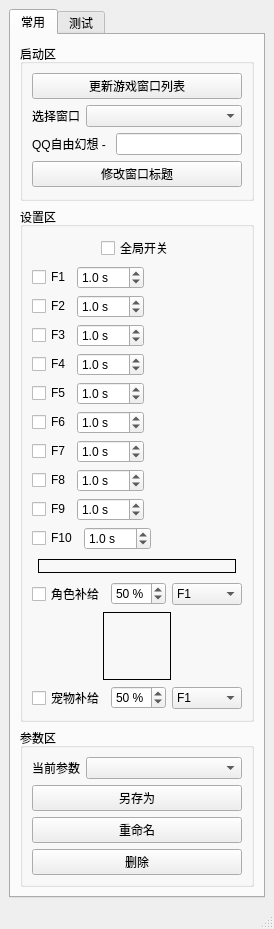
<?xml version="1.0" encoding="UTF-8"?>
<ui version="4.0">
 <class>MainWindow</class>
 <widget class="QMainWindow" name="MainWindow">
  <property name="geometry">
   <rect>
    <x>0</x>
    <y>0</y>
    <width>274</width>
    <height>871</height>
   </rect>
  </property>
  <property name="windowTitle">
   <string/>
  </property>
  <widget class="QWidget" name="centralwidget">
   <layout class="QHBoxLayout" name="horizontalLayout_18">
    <item>
     <widget class="QTabWidget" name="tabWidget">
      <property name="currentIndex">
       <number>0</number>
      </property>
      <widget class="QWidget" name="tab">
       <attribute name="title">
        <string>常用</string>
       </attribute>
       <layout class="QVBoxLayout" name="verticalLayout_5">
        <item>
         <widget class="QGroupBox" name="groupBox_3">
          <property name="title">
           <string>启动区</string>
          </property>
          <layout class="QVBoxLayout" name="verticalLayout_3">
           <item>
            <widget class="QPushButton" name="pushButton_UpdateGameWindows">
             <property name="text">
              <string>更新游戏窗口列表</string>
             </property>
            </widget>
           </item>
           <item>
            <layout class="QHBoxLayout" name="horizontalLayout_11" stretch="0,1">
             <item>
              <widget class="QLabel" name="label_12">
               <property name="text">
                <string>选择窗口</string>
               </property>
              </widget>
             </item>
             <item>
              <widget class="QComboBox" name="comboBox_GameWindows">
               <property name="sizeAdjustPolicy">
                <enum>QComboBox::AdjustToMinimumContentsLength</enum>
               </property>
               <property name="iconSize">
                <size>
                 <width>90</width>
                 <height>14</height>
                </size>
               </property>
              </widget>
             </item>
            </layout>
           </item>
           <item>
            <layout class="QHBoxLayout" name="horizontalLayout_20" stretch="0,1">
             <item>
              <widget class="QLabel" name="label_WindowTitlePrefix">
               <property name="text">
                <string>QQ自由幻想 - </string>
               </property>
              </widget>
             </item>
             <item>
              <widget class="QLineEdit" name="lineEdit_WindowTitle"/>
             </item>
            </layout>
           </item>
           <item>
            <widget class="QPushButton" name="pushButton_ChangeWindowTitle">
             <property name="text">
              <string>修改窗口标题</string>
             </property>
            </widget>
           </item>
          </layout>
         </widget>
        </item>
        <item>
         <widget class="QGroupBox" name="groupBox_2">
          <property name="title">
           <string>设置区</string>
          </property>
          <layout class="QVBoxLayout" name="verticalLayout_2">
           <item>
            <layout class="QHBoxLayout" name="horizontalLayout_16">
             <item>
              <spacer name="horizontalSpacer_16">
               <property name="orientation">
                <enum>Qt::Horizontal</enum>
               </property>
               <property name="sizeHint" stdset="0">
                <size>
                 <width>40</width>
                 <height>20</height>
                </size>
               </property>
              </spacer>
             </item>
             <item>
              <widget class="QCheckBox" name="checkBox_Switch">
               <property name="text">
                <string>全局开关</string>
               </property>
               <property name="checked">
                <bool>false</bool>
               </property>
               <property name="tristate">
                <bool>false</bool>
               </property>
              </widget>
             </item>
             <item>
              <spacer name="horizontalSpacer_12">
               <property name="orientation">
                <enum>Qt::Horizontal</enum>
               </property>
               <property name="sizeHint" stdset="0">
                <size>
                 <width>40</width>
                 <height>20</height>
                </size>
               </property>
              </spacer>
             </item>
            </layout>
           </item>
           <item>
            <layout class="QHBoxLayout" name="horizontalLayout">
             <item>
              <widget class="QCheckBox" name="checkBox_F1">
               <property name="text">
                <string>F1</string>
               </property>
              </widget>
             </item>
             <item>
              <widget class="QDoubleSpinBox" name="doubleSpinBox_F1">
               <property name="suffix">
                <string> s</string>
               </property>
               <property name="decimals">
                <number>1</number>
               </property>
               <property name="minimum">
                <double>0.100000000000000</double>
               </property>
               <property name="maximum">
                <double>365.000000000000000</double>
               </property>
               <property name="singleStep">
                <double>0.100000000000000</double>
               </property>
               <property name="value">
                <double>1.000000000000000</double>
               </property>
              </widget>
             </item>
             <item>
              <spacer name="horizontalSpacer">
               <property name="orientation">
                <enum>Qt::Horizontal</enum>
               </property>
               <property name="sizeHint" stdset="0">
                <size>
                 <width>40</width>
                 <height>20</height>
                </size>
               </property>
              </spacer>
             </item>
            </layout>
           </item>
           <item>
            <layout class="QHBoxLayout" name="horizontalLayout_2">
             <item>
              <widget class="QCheckBox" name="checkBox_F2">
               <property name="text">
                <string>F2</string>
               </property>
              </widget>
             </item>
             <item>
              <widget class="QDoubleSpinBox" name="doubleSpinBox_F2">
               <property name="suffix">
                <string> s</string>
               </property>
               <property name="decimals">
                <number>1</number>
               </property>
               <property name="minimum">
                <double>0.100000000000000</double>
               </property>
               <property name="maximum">
                <double>365.000000000000000</double>
               </property>
               <property name="singleStep">
                <double>0.100000000000000</double>
               </property>
               <property name="value">
                <double>1.000000000000000</double>
               </property>
              </widget>
             </item>
             <item>
              <spacer name="horizontalSpacer_2">
               <property name="orientation">
                <enum>Qt::Horizontal</enum>
               </property>
               <property name="sizeHint" stdset="0">
                <size>
                 <width>40</width>
                 <height>20</height>
                </size>
               </property>
              </spacer>
             </item>
            </layout>
           </item>
           <item>
            <layout class="QHBoxLayout" name="horizontalLayout_3">
             <item>
              <widget class="QCheckBox" name="checkBox_F3">
               <property name="text">
                <string>F3</string>
               </property>
              </widget>
             </item>
             <item>
              <widget class="QDoubleSpinBox" name="doubleSpinBox_F3">
               <property name="suffix">
                <string> s</string>
               </property>
               <property name="decimals">
                <number>1</number>
               </property>
               <property name="minimum">
                <double>0.100000000000000</double>
               </property>
               <property name="maximum">
                <double>365.000000000000000</double>
               </property>
               <property name="singleStep">
                <double>0.100000000000000</double>
               </property>
               <property name="value">
                <double>1.000000000000000</double>
               </property>
              </widget>
             </item>
             <item>
              <spacer name="horizontalSpacer_3">
               <property name="orientation">
                <enum>Qt::Horizontal</enum>
               </property>
               <property name="sizeHint" stdset="0">
                <size>
                 <width>40</width>
                 <height>20</height>
                </size>
               </property>
              </spacer>
             </item>
            </layout>
           </item>
           <item>
            <layout class="QHBoxLayout" name="horizontalLayout_4">
             <item>
              <widget class="QCheckBox" name="checkBox_F4">
               <property name="text">
                <string>F4</string>
               </property>
              </widget>
             </item>
             <item>
              <widget class="QDoubleSpinBox" name="doubleSpinBox_F4">
               <property name="suffix">
                <string> s</string>
               </property>
               <property name="decimals">
                <number>1</number>
               </property>
               <property name="minimum">
                <double>0.100000000000000</double>
               </property>
               <property name="maximum">
                <double>365.000000000000000</double>
               </property>
               <property name="singleStep">
                <double>0.100000000000000</double>
               </property>
               <property name="value">
                <double>1.000000000000000</double>
               </property>
              </widget>
             </item>
             <item>
              <spacer name="horizontalSpacer_4">
               <property name="orientation">
                <enum>Qt::Horizontal</enum>
               </property>
               <property name="sizeHint" stdset="0">
                <size>
                 <width>40</width>
                 <height>20</height>
                </size>
               </property>
              </spacer>
             </item>
            </layout>
           </item>
           <item>
            <layout class="QHBoxLayout" name="horizontalLayout_5">
             <item>
              <widget class="QCheckBox" name="checkBox_F5">
               <property name="text">
                <string>F5</string>
               </property>
              </widget>
             </item>
             <item>
              <widget class="QDoubleSpinBox" name="doubleSpinBox_F5">
               <property name="suffix">
                <string> s</string>
               </property>
               <property name="decimals">
                <number>1</number>
               </property>
               <property name="minimum">
                <double>0.100000000000000</double>
               </property>
               <property name="maximum">
                <double>365.000000000000000</double>
               </property>
               <property name="singleStep">
                <double>0.100000000000000</double>
               </property>
               <property name="value">
                <double>1.000000000000000</double>
               </property>
              </widget>
             </item>
             <item>
              <spacer name="horizontalSpacer_5">
               <property name="orientation">
                <enum>Qt::Horizontal</enum>
               </property>
               <property name="sizeHint" stdset="0">
                <size>
                 <width>40</width>
                 <height>20</height>
                </size>
               </property>
              </spacer>
             </item>
            </layout>
           </item>
           <item>
            <layout class="QHBoxLayout" name="horizontalLayout_6">
             <item>
              <widget class="QCheckBox" name="checkBox_F6">
               <property name="text">
                <string>F6</string>
               </property>
              </widget>
             </item>
             <item>
              <widget class="QDoubleSpinBox" name="doubleSpinBox_F6">
               <property name="suffix">
                <string> s</string>
               </property>
               <property name="decimals">
                <number>1</number>
               </property>
               <property name="minimum">
                <double>0.100000000000000</double>
               </property>
               <property name="maximum">
                <double>365.000000000000000</double>
               </property>
               <property name="singleStep">
                <double>0.100000000000000</double>
               </property>
               <property name="value">
                <double>1.000000000000000</double>
               </property>
              </widget>
             </item>
             <item>
              <spacer name="horizontalSpacer_6">
               <property name="orientation">
                <enum>Qt::Horizontal</enum>
               </property>
               <property name="sizeHint" stdset="0">
                <size>
                 <width>40</width>
                 <height>20</height>
                </size>
               </property>
              </spacer>
             </item>
            </layout>
           </item>
           <item>
            <layout class="QHBoxLayout" name="horizontalLayout_7">
             <item>
              <widget class="QCheckBox" name="checkBox_F7">
               <property name="text">
                <string>F7</string>
               </property>
              </widget>
             </item>
             <item>
              <widget class="QDoubleSpinBox" name="doubleSpinBox_F7">
               <property name="suffix">
                <string> s</string>
               </property>
               <property name="decimals">
                <number>1</number>
               </property>
               <property name="minimum">
                <double>0.100000000000000</double>
               </property>
               <property name="maximum">
                <double>365.000000000000000</double>
               </property>
               <property name="singleStep">
                <double>0.100000000000000</double>
               </property>
               <property name="value">
                <double>1.000000000000000</double>
               </property>
              </widget>
             </item>
             <item>
              <spacer name="horizontalSpacer_7">
               <property name="orientation">
                <enum>Qt::Horizontal</enum>
               </property>
               <property name="sizeHint" stdset="0">
                <size>
                 <width>40</width>
                 <height>20</height>
                </size>
               </property>
              </spacer>
             </item>
            </layout>
           </item>
           <item>
            <layout class="QHBoxLayout" name="horizontalLayout_8">
             <item>
              <widget class="QCheckBox" name="checkBox_F8">
               <property name="text">
                <string>F8</string>
               </property>
              </widget>
             </item>
             <item>
              <widget class="QDoubleSpinBox" name="doubleSpinBox_F8">
               <property name="suffix">
                <string> s</string>
               </property>
               <property name="decimals">
                <number>1</number>
               </property>
               <property name="minimum">
                <double>0.100000000000000</double>
               </property>
               <property name="maximum">
                <double>365.000000000000000</double>
               </property>
               <property name="singleStep">
                <double>0.100000000000000</double>
               </property>
               <property name="value">
                <double>1.000000000000000</double>
               </property>
              </widget>
             </item>
             <item>
              <spacer name="horizontalSpacer_8">
               <property name="orientation">
                <enum>Qt::Horizontal</enum>
               </property>
               <property name="sizeHint" stdset="0">
                <size>
                 <width>40</width>
                 <height>20</height>
                </size>
               </property>
              </spacer>
             </item>
            </layout>
           </item>
           <item>
            <layout class="QHBoxLayout" name="horizontalLayout_9">
             <item>
              <widget class="QCheckBox" name="checkBox_F9">
               <property name="text">
                <string>F9</string>
               </property>
              </widget>
             </item>
             <item>
              <widget class="QDoubleSpinBox" name="doubleSpinBox_F9">
               <property name="suffix">
                <string> s</string>
               </property>
               <property name="decimals">
                <number>1</number>
               </property>
               <property name="minimum">
                <double>0.100000000000000</double>
               </property>
               <property name="maximum">
                <double>365.000000000000000</double>
               </property>
               <property name="singleStep">
                <double>0.100000000000000</double>
               </property>
               <property name="value">
                <double>1.000000000000000</double>
               </property>
              </widget>
             </item>
             <item>
              <spacer name="horizontalSpacer_9">
               <property name="orientation">
                <enum>Qt::Horizontal</enum>
               </property>
               <property name="sizeHint" stdset="0">
                <size>
                 <width>40</width>
                 <height>20</height>
                </size>
               </property>
              </spacer>
             </item>
            </layout>
           </item>
           <item>
            <layout class="QHBoxLayout" name="horizontalLayout_10">
             <item>
              <widget class="QCheckBox" name="checkBox_F10">
               <property name="text">
                <string>F10</string>
               </property>
              </widget>
             </item>
             <item>
              <widget class="QDoubleSpinBox" name="doubleSpinBox_F10">
               <property name="suffix">
                <string> s</string>
               </property>
               <property name="decimals">
                <number>1</number>
               </property>
               <property name="minimum">
                <double>0.100000000000000</double>
               </property>
               <property name="maximum">
                <double>365.000000000000000</double>
               </property>
               <property name="singleStep">
                <double>0.100000000000000</double>
               </property>
               <property name="value">
                <double>1.000000000000000</double>
               </property>
              </widget>
             </item>
             <item>
              <spacer name="horizontalSpacer_10">
               <property name="orientation">
                <enum>Qt::Horizontal</enum>
               </property>
               <property name="sizeHint" stdset="0">
                <size>
                 <width>40</width>
                 <height>20</height>
                </size>
               </property>
              </spacer>
             </item>
            </layout>
           </item>
           <item>
            <layout class="QHBoxLayout" name="horizontalLayout_13">
             <item>
              <spacer name="horizontalSpacer_11">
               <property name="orientation">
                <enum>Qt::Horizontal</enum>
               </property>
               <property name="sizeHint" stdset="0">
                <size>
                 <width>40</width>
                 <height>20</height>
                </size>
               </property>
              </spacer>
             </item>
             <item>
              <widget class="QLabel" name="label_PlayerHealth">
               <property name="sizePolicy">
                <sizepolicy hsizetype="Fixed" vsizetype="Fixed">
                 <horstretch>0</horstretch>
                 <verstretch>0</verstretch>
                </sizepolicy>
               </property>
               <property name="minimumSize">
                <size>
                 <width>198</width>
                 <height>14</height>
                </size>
               </property>
               <property name="maximumSize">
                <size>
                 <width>198</width>
                 <height>14</height>
                </size>
               </property>
               <property name="frameShape">
                <enum>QFrame::Box</enum>
               </property>
               <property name="frameShadow">
                <enum>QFrame::Plain</enum>
               </property>
               <property name="lineWidth">
                <number>1</number>
               </property>
               <property name="midLineWidth">
                <number>0</number>
               </property>
               <property name="text">
                <string/>
               </property>
               <property name="scaledContents">
                <bool>true</bool>
               </property>
              </widget>
             </item>
             <item>
              <spacer name="horizontalSpacer_13">
               <property name="orientation">
                <enum>Qt::Horizontal</enum>
               </property>
               <property name="sizeHint" stdset="0">
                <size>
                 <width>40</width>
                 <height>20</height>
                </size>
               </property>
              </spacer>
             </item>
            </layout>
           </item>
           <item>
            <layout class="QHBoxLayout" name="horizontalLayout_12" stretch="0,0,1">
             <item>
              <widget class="QCheckBox" name="checkBox_AutoPlayerHealth">
               <property name="text">
                <string>角色补给</string>
               </property>
              </widget>
             </item>
             <item>
              <widget class="QSpinBox" name="spinBox_MinPlayerHealth">
               <property name="suffix">
                <string> %</string>
               </property>
               <property name="minimum">
                <number>1</number>
               </property>
               <property name="value">
                <number>50</number>
               </property>
              </widget>
             </item>
             <item>
              <widget class="QComboBox" name="comboBox_PlayerHealthKey">
               <property name="currentIndex">
                <number>0</number>
               </property>
               <item>
                <property name="text">
                 <string>F1</string>
                </property>
               </item>
               <item>
                <property name="text">
                 <string>F2</string>
                </property>
               </item>
               <item>
                <property name="text">
                 <string>F3</string>
                </property>
               </item>
               <item>
                <property name="text">
                 <string>F4</string>
                </property>
               </item>
               <item>
                <property name="text">
                 <string>F5</string>
                </property>
               </item>
               <item>
                <property name="text">
                 <string>F6</string>
                </property>
               </item>
               <item>
                <property name="text">
                 <string>F7</string>
                </property>
               </item>
               <item>
                <property name="text">
                 <string>F8</string>
                </property>
               </item>
               <item>
                <property name="text">
                 <string>F9</string>
                </property>
               </item>
               <item>
                <property name="text">
                 <string>F10</string>
                </property>
               </item>
              </widget>
             </item>
            </layout>
           </item>
           <item>
            <layout class="QHBoxLayout" name="horizontalLayout_17">
             <item>
              <spacer name="horizontalSpacer_14">
               <property name="orientation">
                <enum>Qt::Horizontal</enum>
               </property>
               <property name="sizeHint" stdset="0">
                <size>
                 <width>40</width>
                 <height>20</height>
                </size>
               </property>
              </spacer>
             </item>
             <item>
              <widget class="QLabel" name="label_PetResource">
               <property name="sizePolicy">
                <sizepolicy hsizetype="Fixed" vsizetype="Fixed">
                 <horstretch>0</horstretch>
                 <verstretch>0</verstretch>
                </sizepolicy>
               </property>
               <property name="minimumSize">
                <size>
                 <width>68</width>
                 <height>68</height>
                </size>
               </property>
               <property name="maximumSize">
                <size>
                 <width>68</width>
                 <height>68</height>
                </size>
               </property>
               <property name="frameShape">
                <enum>QFrame::Box</enum>
               </property>
               <property name="frameShadow">
                <enum>QFrame::Plain</enum>
               </property>
               <property name="text">
                <string/>
               </property>
               <property name="scaledContents">
                <bool>true</bool>
               </property>
              </widget>
             </item>
             <item>
              <spacer name="horizontalSpacer_15">
               <property name="orientation">
                <enum>Qt::Horizontal</enum>
               </property>
               <property name="sizeHint" stdset="0">
                <size>
                 <width>40</width>
                 <height>20</height>
                </size>
               </property>
              </spacer>
             </item>
            </layout>
           </item>
           <item>
            <layout class="QHBoxLayout" name="horizontalLayout_15" stretch="0,0,1">
             <item>
              <widget class="QCheckBox" name="checkBox_AutoPetSupply">
               <property name="text">
                <string>宠物补给</string>
               </property>
              </widget>
             </item>
             <item>
              <widget class="QSpinBox" name="spinBox_MinPetHealth">
               <property name="suffix">
                <string> %</string>
               </property>
               <property name="minimum">
                <number>1</number>
               </property>
               <property name="value">
                <number>50</number>
               </property>
              </widget>
             </item>
             <item>
              <widget class="QComboBox" name="comboBox_PetHealthKey">
               <property name="currentIndex">
                <number>0</number>
               </property>
               <property name="maxVisibleItems">
                <number>10</number>
               </property>
               <item>
                <property name="text">
                 <string>F1</string>
                </property>
               </item>
               <item>
                <property name="text">
                 <string>F2</string>
                </property>
               </item>
               <item>
                <property name="text">
                 <string>F3</string>
                </property>
               </item>
               <item>
                <property name="text">
                 <string>F4</string>
                </property>
               </item>
               <item>
                <property name="text">
                 <string>F5</string>
                </property>
               </item>
               <item>
                <property name="text">
                 <string>F6</string>
                </property>
               </item>
               <item>
                <property name="text">
                 <string>F7</string>
                </property>
               </item>
               <item>
                <property name="text">
                 <string>F8</string>
                </property>
               </item>
               <item>
                <property name="text">
                 <string>F9</string>
                </property>
               </item>
               <item>
                <property name="text">
                 <string>F10</string>
                </property>
               </item>
              </widget>
             </item>
            </layout>
           </item>
          </layout>
         </widget>
        </item>
        <item>
         <widget class="QGroupBox" name="groupBox">
          <property name="title">
           <string>参数区</string>
          </property>
          <layout class="QVBoxLayout" name="verticalLayout">
           <item>
            <layout class="QHBoxLayout" name="horizontalLayout_14" stretch="0,1">
             <item>
              <widget class="QLabel" name="label">
               <property name="text">
                <string>当前参数</string>
               </property>
              </widget>
             </item>
             <item>
              <widget class="QComboBox" name="comboBox_Configs"/>
             </item>
            </layout>
           </item>
           <item>
            <widget class="QPushButton" name="pushButton_SaveConfigAs">
             <property name="text">
              <string>另存为</string>
             </property>
            </widget>
           </item>
           <item>
            <widget class="QPushButton" name="pushButton_RenameConfig">
             <property name="text">
              <string>重命名</string>
             </property>
            </widget>
           </item>
           <item>
            <widget class="QPushButton" name="pushButton_DeleteConfig">
             <property name="text">
              <string>删除</string>
             </property>
            </widget>
           </item>
          </layout>
         </widget>
        </item>
       </layout>
      </widget>
      <widget class="QWidget" name="tab_2">
       <attribute name="title">
        <string>测试</string>
       </attribute>
       <layout class="QVBoxLayout" name="verticalLayout_4">
        <item>
         <layout class="QHBoxLayout" name="horizontalLayout_19">
          <item>
           <spacer name="horizontalSpacer_17">
            <property name="orientation">
             <enum>Qt::Horizontal</enum>
            </property>
            <property name="sizeHint" stdset="0">
             <size>
              <width>40</width>
              <height>20</height>
             </size>
            </property>
           </spacer>
          </item>
          <item>
           <widget class="QLabel" name="label_SampleImage">
            <property name="sizePolicy">
             <sizepolicy hsizetype="Fixed" vsizetype="Fixed">
              <horstretch>0</horstretch>
              <verstretch>0</verstretch>
             </sizepolicy>
            </property>
            <property name="minimumSize">
             <size>
              <width>200</width>
              <height>200</height>
             </size>
            </property>
            <property name="maximumSize">
             <size>
              <width>200</width>
              <height>200</height>
             </size>
            </property>
            <property name="frameShape">
             <enum>QFrame::Box</enum>
            </property>
            <property name="frameShadow">
             <enum>QFrame::Plain</enum>
            </property>
            <property name="text">
             <string/>
            </property>
           </widget>
          </item>
          <item>
           <spacer name="horizontalSpacer_18">
            <property name="orientation">
             <enum>Qt::Horizontal</enum>
            </property>
            <property name="sizeHint" stdset="0">
             <size>
              <width>40</width>
              <height>20</height>
             </size>
            </property>
           </spacer>
          </item>
         </layout>
        </item>
        <item>
         <widget class="QPushButton" name="pushButton_ReadImage">
          <property name="text">
           <string>读取图片</string>
          </property>
         </widget>
        </item>
        <item>
         <widget class="QPushButton" name="pushButton_TestPlayerSupply">
          <property name="text">
           <string>测试人物补给</string>
          </property>
         </widget>
        </item>
        <item>
         <widget class="QPushButton" name="pushButton_TestPetSupply">
          <property name="text">
           <string>测试宠物补给</string>
          </property>
         </widget>
        </item>
        <item>
         <spacer name="verticalSpacer">
          <property name="orientation">
           <enum>Qt::Vertical</enum>
          </property>
          <property name="sizeHint" stdset="0">
           <size>
            <width>20</width>
            <height>490</height>
           </size>
          </property>
         </spacer>
        </item>
       </layout>
      </widget>
     </widget>
    </item>
   </layout>
  </widget>
  <widget class="QStatusBar" name="statusBar"/>
 </widget>
 <resources/>
 <connections/>
</ui>
